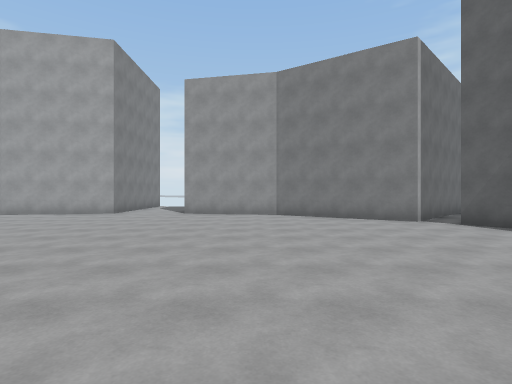
[1] (above)

17 first-person views from a walk through a scene from a Unity 3-D project. The camera is 1.5 m above the floor, looks level and sees 80° across. The floor is counted in squares, 2 m on a side. Each view is taken from the middle of a square. On the plan, view 1 faces up. The plan holds only what a view shows up to about 10 squares ahead; the rest is blank. The place goes on beyond the plan. The player is left out.

[2]
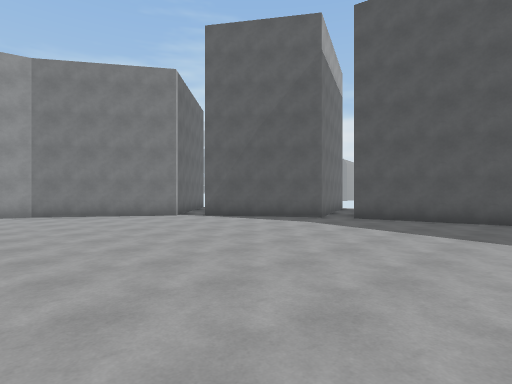

[3]
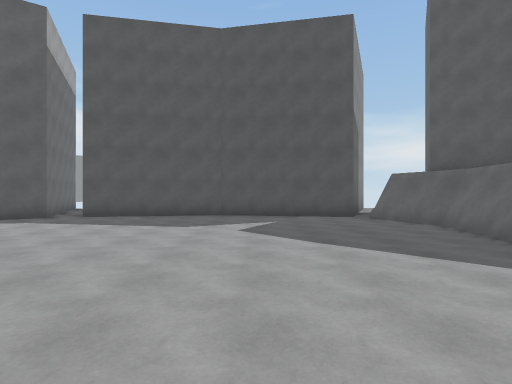

[4]
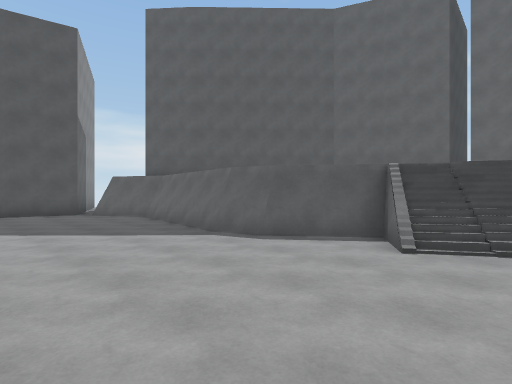

[5]
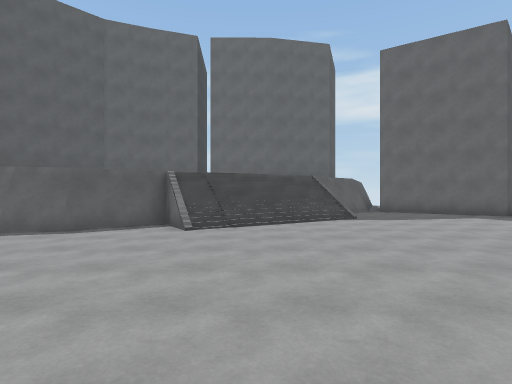

[6]
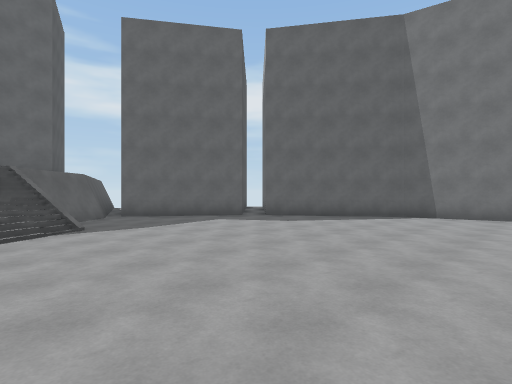

[7]
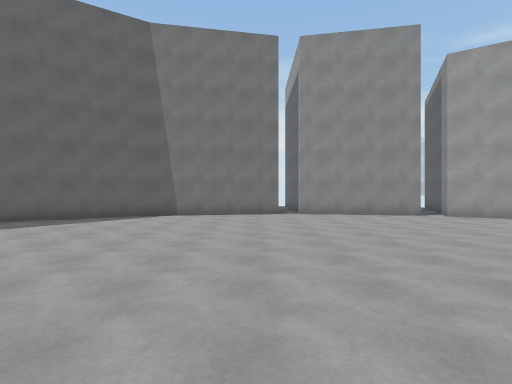

[8]
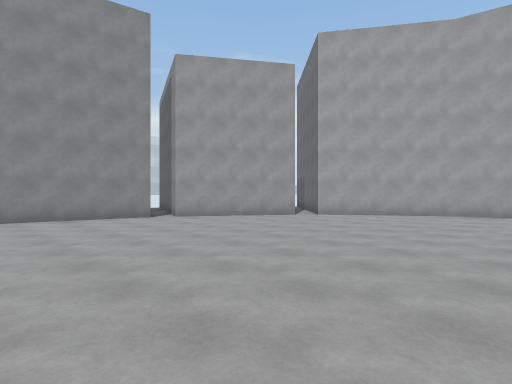

[9]
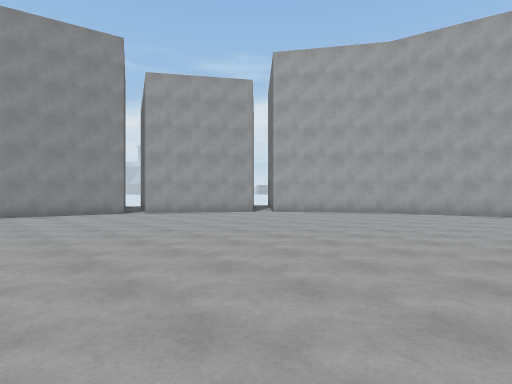

[10]
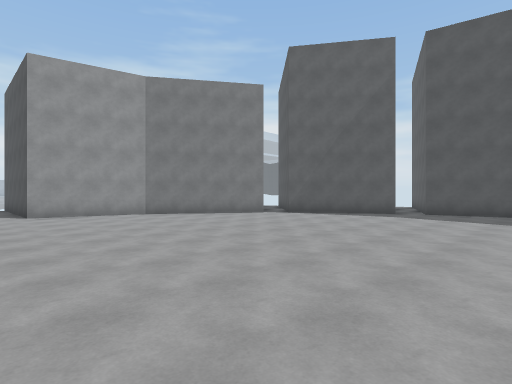

[11]
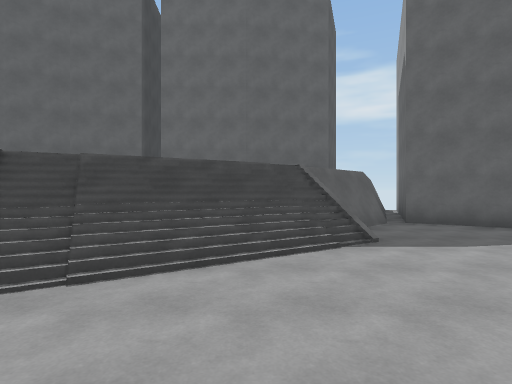

[12]
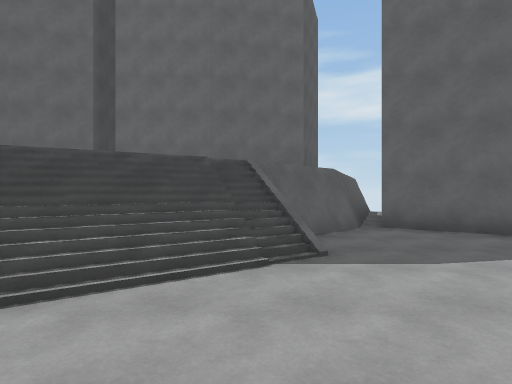

[13]
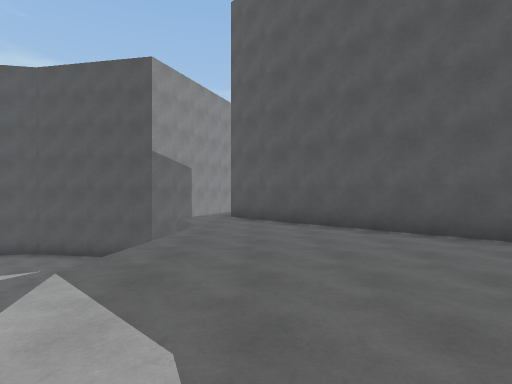

[14]
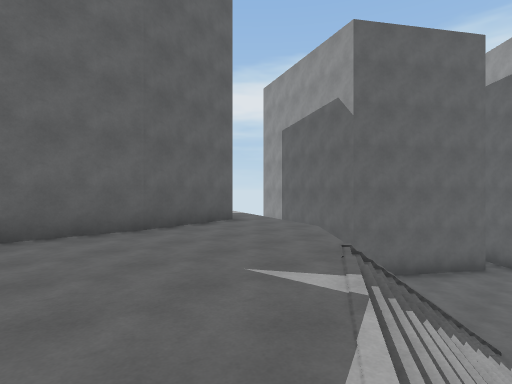

[15]
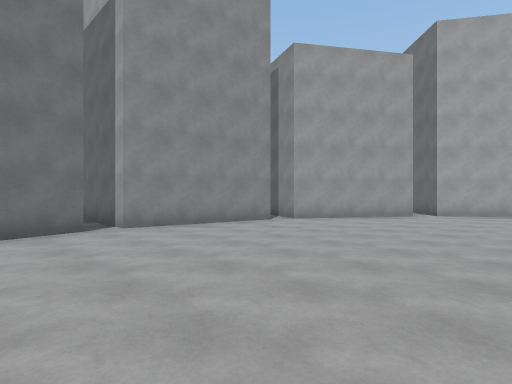

[16]
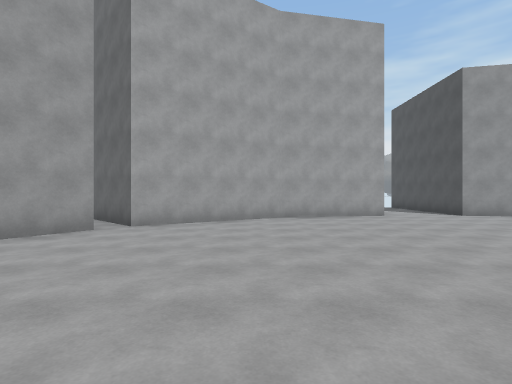

[17]
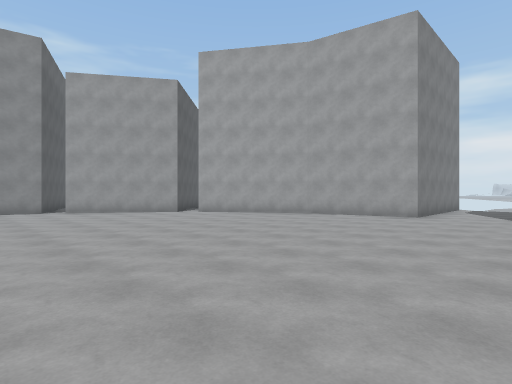

### Floor plan
Key: @ floor where view 1 was taken; # wall or solid block; . main floor; : floor 2.5 m higher than the main floor; / step, stairs or slope; v drop or lower ground.
Columns run from 16 left of view 1 to 8 right of it. Each row starts with its distance up from view 1.
 12            #..#
 11          ###..###
 10       ####......###
  9      ##...........####
  8    ###..............##
  7    ##................##
  6   ##..................#
  5   #...................##
  4  ##....................##
  3  #.....................##
  2  #......................#
  1 ##......................#
  0 #...............@.......#
 -1 #.......................#
 -2 ##......................#
 -3  #......................#
 -4  #.....................##
 -5  #.....................##
 -6  ##........../.####vv###
 -7   #.........//##:::::::#
 -8   ##....../////:::::::##
 -9    ##.....///::::::::##
-10    ###...#/:::: ::::##
-11      #####:::::  :::#
-12        ##::::::   :##
-13        v::::::: ####
-14       #v::######
-15       vv:##

Positions as (right, up) in squares from view 1, and headings:
1: (0, 0), facing up
2: (-1, -1), facing up-right
3: (-2, -2), facing right
4: (-4, -2), facing down-right
5: (-4, 0), facing down
6: (-5, -2), facing down-left
7: (-5, -2), facing left
8: (-6, -1), facing up-left
9: (-4, -1), facing up-left
10: (-4, 0), facing up-right
11: (-5, -4), facing down
12: (-6, -5), facing down
13: (-2, -8), facing right
14: (-2, -8), facing down-left
15: (-9, -3), facing up-left
16: (-9, 1), facing up
17: (-2, 1), facing up-left
